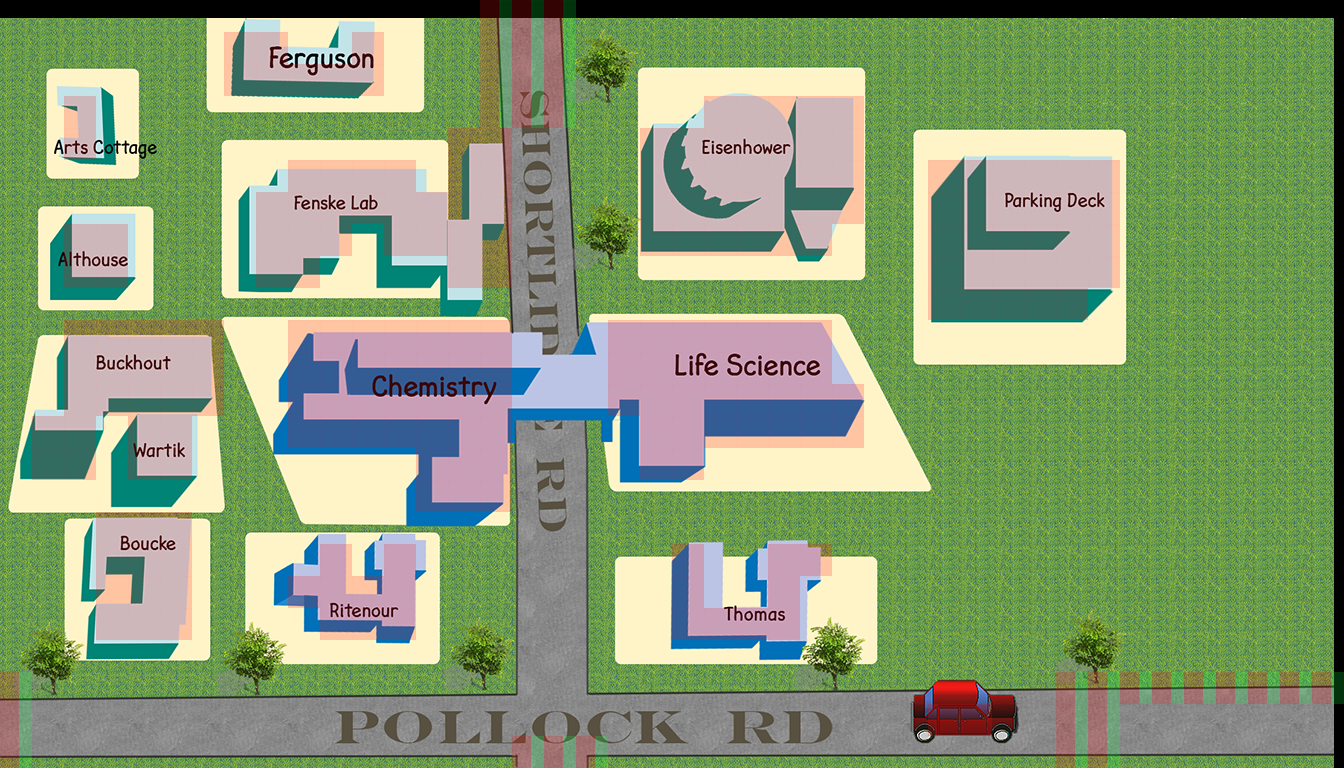

A 2D game scene composited from a Tiled map and its tileset images. What follows is a short description and the map's XML, with each tile layer's data collapsed to a summary:
An orthogonal 42x24 tile map with 32x32 px tiles, 2 tile layers (Tile Layer 1, building), 2 tilesets.

<map version="1.0" orientation="orthogonal" renderorder="right-down" width="42" height="24" tilewidth="32" tileheight="32" nextobjectid="1">
 <tileset firstgid="1" name="LifeScience" tilewidth="32" tileheight="32">
  <image source="LifeScience.png" width="1344" height="768" />
 </tileset>
 <tileset firstgid="1009" name="meta_tiles" tilewidth="32" tileheight="32" spacing="1" margin="1">
  <image source="meta_tiles.png" width="67" height="34" />
  <tile id="0">
   <properties>
    <property name="collision" value="false" />
   </properties>
  </tile>
  <tile id="1">
   <properties>
    <property name="collision" value="true" />
   </properties>
  </tile>
 </tileset>
 <layer name="Tile Layer 1" width="42" height="24">
  <data>[1008 cells, 1008 non-empty, 1008 distinct tile ids]</data>
 </layer>
 <layer name="building" width="42" height="24">
  <data>[1008 cells, 253 non-empty, 2 distinct tile ids]</data>
 </layer>
</map>